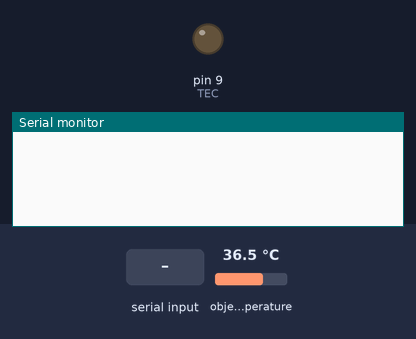
A sketch run on a simulated Arduino Uno, built with avr-gcc and run on an emulated ATmega328P. Shown: output pins drawn as LEDs (lit = HIGH), the last lines printed to the serial monitor. The test bench sets the inputs (shaded band); at power-on: object temperature 36.5 °C.

Above: at 1.2 s.
1.3 s: "*IDN?:" received over Serial
At 2.1 s:
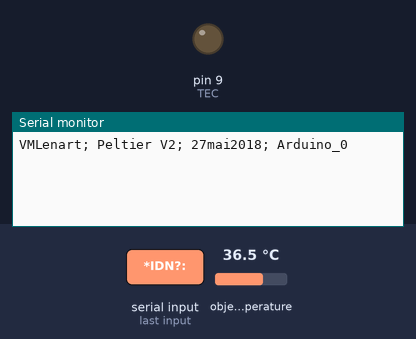
3.0 s: "AT:" received over Serial
At 4.5 s:
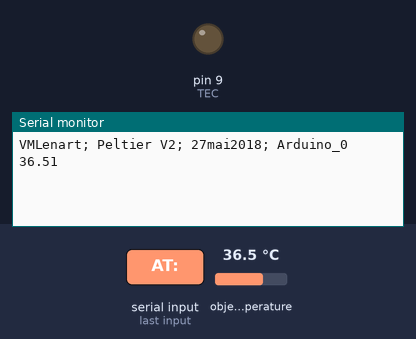

Measured:
- after the input at 1.3 s, the serial monitor: prints a new line after 0.21 s (image 1)
- after the input at 3.0 s, the serial monitor: prints a new line after 0.20 s (image 2)

The sketch:

peltier_control_readtemp.ino
```cpp
#include <Wire.h>
#include <Adafruit_MLX90614.h>

#define TEC 9

int x;
String str;

Adafruit_MLX90614 mlx = Adafruit_MLX90614(0x55);

void setup(){
   Serial.begin(9600);
   Serial.setTimeout(200);
   mlx.begin();

   pinMode(TEC, OUTPUT);
   analogWrite(TEC, 0);
            }

void loop()
{
    if(Serial.available() > 0){
        str = Serial.readStringUntil(':');
        x = Serial.parseInt();
            if(str.equals("*IDN?")){
                Serial.println("VMLenart; Peltier V2; 27mai2018; Arduino_0");
                                   }
            if(str.equals("AT")){
                Serial.println(mlx.readObjectTempC());
                                 }
             if(str.equals("TEC")){
                analogWrite(TEC, x);
                                 }
                              }
}
```
